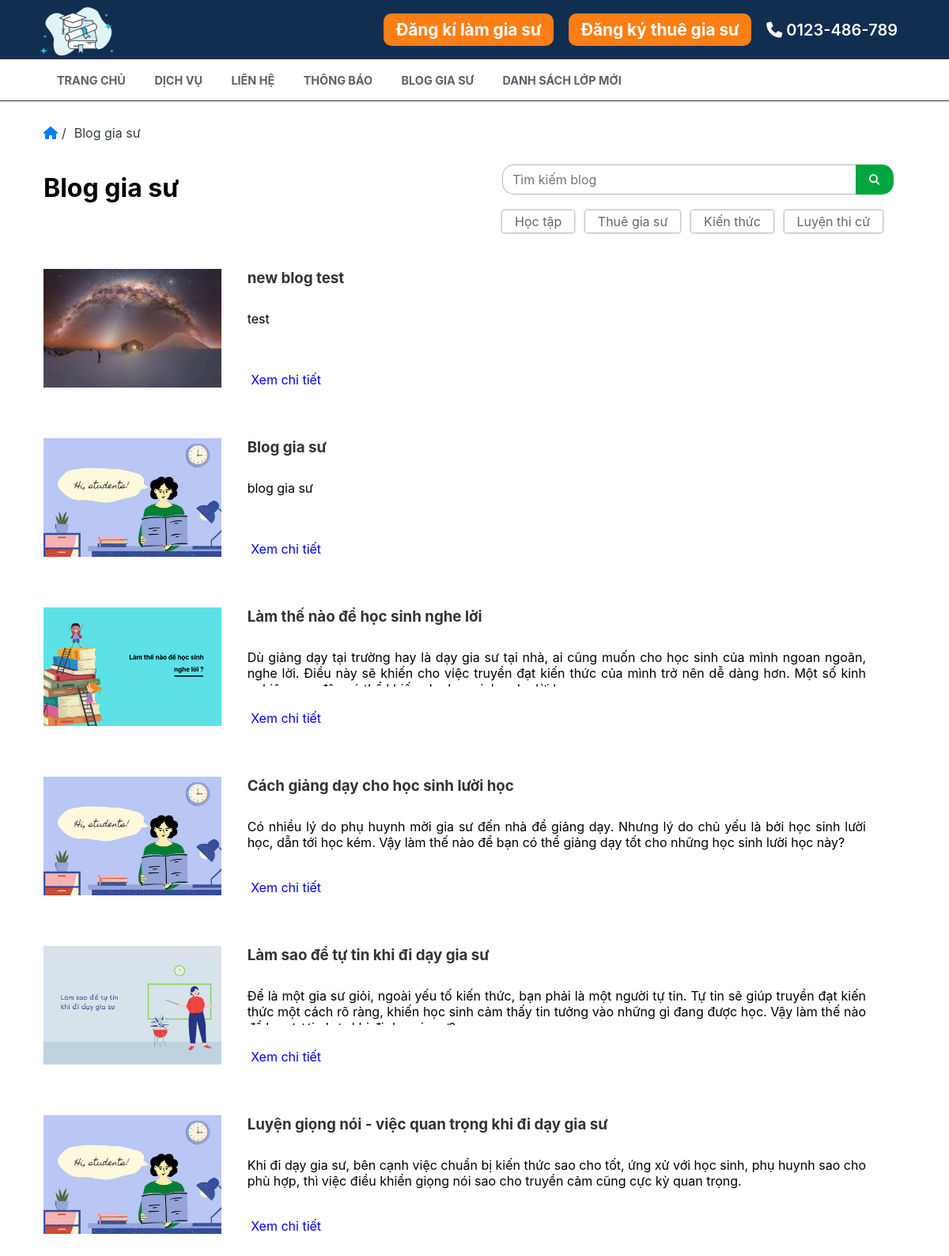
The page /home/tutor_blog on the database as committed earlier.
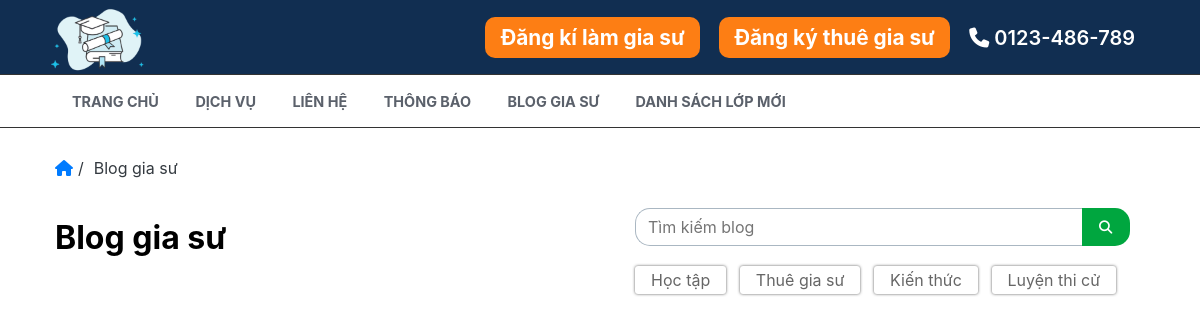
The same page on the database as committed later.
### tables this page shows
CREATE TABLE `blog` (
  `id` bigint(20) NOT NULL,
  `user_id` bigint(20) NOT NULL,
  `type` tinyint(1) NOT NULL,
  `title` varchar(250) NOT NULL,
  `image` varchar(100) NOT NULL,
  `description` text NOT NULL,
  `content` text NOT NULL,
  `created_at` timestamp NOT NULL DEFAULT current_timestamp()
);

### src/core/Controllers.php (called while the page is built, shortened)
<?php
    class Controllers{
        protected function view($template,$view,$name_page,$data=[]){
            $actual_link = $this->getUrl();
            require_once "./src/views/template/". $template .".php";
        }
        protected function getUrl(){
            if ("$_SERVER[HTTP_HOST]" == "localhost"){
                return "/web_gia_su";
            }
            return "http://$_SERVER[HTTP_HOST]";
        }
    }
?>

### src/controllers/home.php (called while the page is built, shortened)
<?php
class home extends Controllers{
    public function tutor_blog($route = []){
        $search = "";
        $model = $this->model('blogModels');
        $blogs = $model->selectValues(2,$search);
        $this->view("user","tutor/Blog","blog gia sư",[$search, $blogs]);
    }
}
?>

### src/core/App.php (called while the page is built, shortened)
<?php
class App{
    private $url = [];
    private $controller = "home";
    private $action = "read";
    function __construct() {
        $this->route = $this->url?array_values($this->url):[];
        call_user_func([$this->controller, $this->action], $this->route);
    }
    public function ConvertUrl(){
        if(isset($_GET['url'])){
            $this->url = explode("/", trim($_GET['url']));
        }
    }
    public function getController(){
        if (isset($this->url[0])){
            if (file_exists("./src/controllers/". strtolower($this->url[0]) .".php")){
                $this->controller = strtolower($this->url[0]);
            }else{
                $this->controller = "home";
            }
        }
        $this->controller = new $this->controller;
    }
    public function getAction(){
        if (isset($this->url[1])){
            if (method_exists($this->controller, strtolower($this->url[1]))){
                $this->action = strtolower($this->url[1]);
            }else{
                $this->action = "errors";
            }
        }
    }
}
?>

### index.php (called while the page is built, shortened)
<?php
    $app = new App();
?>

### src/core/ConnectDB.php (called while the page is built, shortened)
<?php
    class ConnectDB{
        private $hostname = 'db4';
        private $user = 'root';
        private $password = 'mypassword';
        private $nameDB = 'testdb';
        function __construct(){
            $this->connection = mysqli_connect("$this->hostname","$this->user","$this->password","$this->nameDB");
        }
    }
?>

### src/models/blogModels.php (called while the page is built, shortened)
<?php
class blogModels extends ConnectDB{
    function selectValues($type,$search){
        $sql = "SELECT * FROM `blog` WHERE `type` = '$type' AND `title` like '%$search%' ORDER BY `created_at` DESC";
        $blogs = mysqli_query($this->connection,$sql);
        return $blogs;
    }
}

### src/views/content/tutor/blog.php (the view, shortened to what the changed rows need)
<link rel="stylesheet" href="<?php echo $actual_link ?>/public/css/blog.css">
<section class="container-main">
        <div class="form">
            <div class="text-heading">
                <h1>Blog gia sư</h1>
            </div>
        </div>
        <div class="general">
            <?php foreach ($data[1] as $blog) { ?>
                <div class="content-block">
                    <a href="<?php echo $actual_link ?>/home/view_blog/<?php echo $blog['id'] ?>" class="content-img">
                        <img src="<?php echo $actual_link ?>/public/images/blog/<?php echo $blog['image'] ?>" alt="">
                    </a>
                    <div class="content-disc">
                        <a href="<?php echo $actual_link ?>/home/view_blog/<?php echo $blog['id'] ?>"><h3 class="disc-title mb-30">
                            <?php echo $blog['title'] ?>
                        </h3></a>
                        <div class="disc-disc mb-30 text-justify fix-size">
                            <?php echo $blog['description'] ?>
                        </div>
                        <div class="disc-more-detail">
                            <a href="<?php echo $actual_link ?>/home/view_blog/<?php echo $blog['id'] ?>" class="disc-detail mr-20">
                                Xem chi tiết
                            </a>
                        </div>
                    </div>
                </div>
            <?php } ?>
        </div>
    </section>

Rows that differ between the two databases and show on the page:
removed blog: image (picture), title "new blog test", description "test"
removed blog: image (picture), title "Blog gia sư", description "blog gia sư"
removed blog: image (picture), title "Làm thế nào để học sinh nghe lời", description "Dù giảng dạy tại trường hay là dạy gia sư tại nhà, ai cũng muốn cho học sinh của mình ngoan ngoãn, nghe lời. Điều này sẽ khiến cho việc truyền đạt kiến thức của mình trở nên dễ dàng hơn. Một số kinh…"
removed blog: image (picture), title "Cách giảng dạy cho học sinh lười học", description "Có nhiều lý do phụ huynh mời gia sư đến nhà để giảng dạy. Nhưng lý do chủ yếu là bởi học sinh lười học, dẫn tới học kém. Vậy làm thế nào để bạn có thể giảng dạy tốt cho những học sinh lười học này?"
removed blog: image (picture), title "Làm sao để tự tin khi đi dạy gia sư", description "Để là một gia sư giỏi, ngoài yếu tố kiến thức, bạn phải là một người tự tin. Tự tin sẽ giúp truyền đạt kiến thức một cách rõ ràng, khiến học sinh cảm thấy tin tưởng vào những gì đang được học. Vậy làm thế nào…"
removed blog: image (picture), title "Luyện giọng nói - việc quan trọng khi đi dạy gia sư", description "Khi đi dạy gia sư, bên cạnh việc chuẩn bị kiến thức sao cho tốt, ứng xử với học sinh, phụ huynh sao cho phù hợp, thì việc điều khiển giọng nói sao cho truyền cảm cũng cực kỳ quan trọng."
